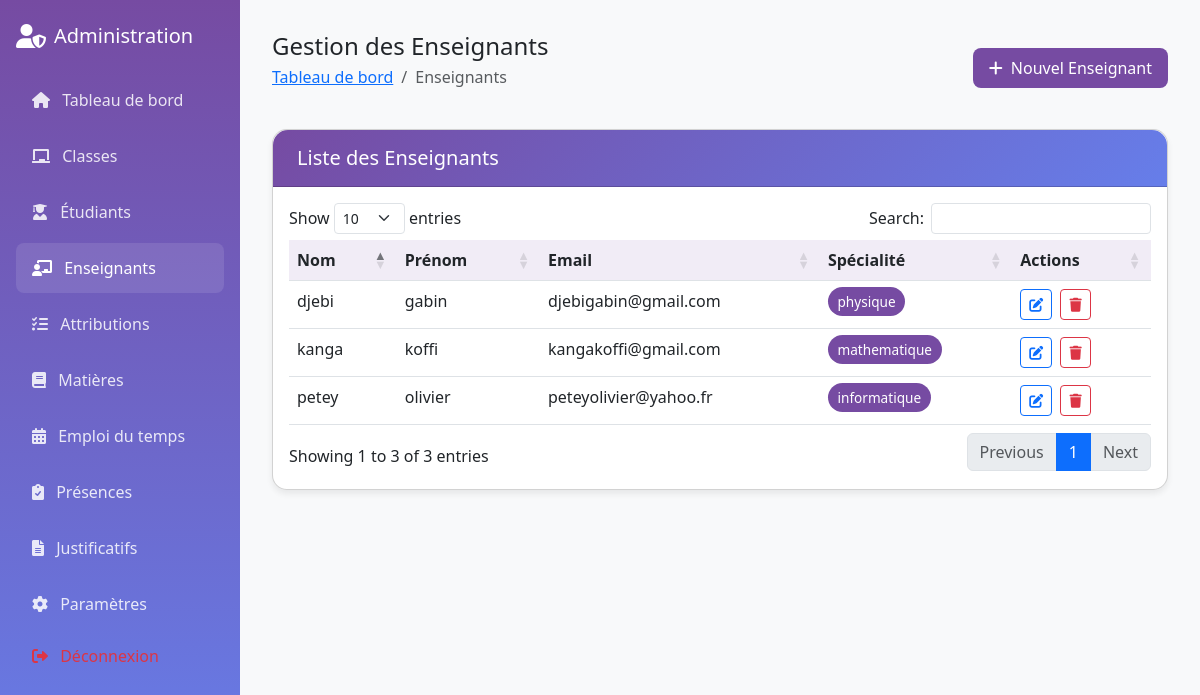
Page /admin/enseignants.php (signed in) on the committed database.
### tables this page shows
CREATE TABLE IF NOT EXISTS `users` (
  `id` int NOT NULL AUTO_INCREMENT,
  `username` varchar(50) NOT NULL,
  `password` varchar(255) NOT NULL,
  `email` varchar(100) NOT NULL,
  `role` enum('admin','enseignant','etudiant') NOT NULL,
  `nom` varchar(50) NOT NULL,
  `prenom` varchar(50) NOT NULL,
  `created_at` timestamp NULL DEFAULT CURRENT_TIMESTAMP,
  `updated_at` timestamp NULL DEFAULT CURRENT_TIMESTAMP ON UPDATE CURRENT_TIMESTAMP,
  `specialite` varchar(100) DEFAULT NULL,
  PRIMARY KEY (`id`),
  UNIQUE KEY `username` (`username`),
  UNIQUE KEY `email` (`email`)
);

### admin/enseignants.php (the view, shortened to what this page needs)
<?php
require_once('../config/db.php');
$stmt = $conn->query("
    SELECT id, username, email, nom, prenom, specialite
    FROM users
    WHERE role = 'enseignant'
    ORDER BY nom, prenom
");
$enseignants = $stmt->fetchAll(PDO::FETCH_ASSOC);
?>
<!DOCTYPE html>
<html lang="fr">
<head>
    <link href="https://cdn.jsdelivr.net/npm/bootstrap@5.3.0/dist/css/bootstrap.min.css" rel="stylesheet">
    <link href="https://cdnjs.cloudflare.com/ajax/libs/font-awesome/6.0.0/css/all.min.css" rel="stylesheet">
    <link href="https://cdn.datatables.net/1.11.5/css/dataTables.bootstrap5.min.css" rel="stylesheet">
</head>
<body>
     <div class="sidebar position-fixed" style="width: 240px;">
        <div class="p-3">
            <div class="d-flex align-items-center mb-4 mt-2">
                <i class="fas fa-user-shield fs-4 me-2"></i>
                <h5 class="mb-0">Administration</h5>
            </div>
            <nav class="nav flex-column">
                <a class="nav-link " href="dashboard.php">
                    <i class="fas fa-home me-2"></i>
                    Tableau de bord
                </a>
                <a class="nav-link" href="classes.php">
                    <i class="fas fa-chalkboard me-2"></i>
                    Classes
                </a>
                <a class="nav-link" href="etudiants.php">
                    <i class="fas fa-user-graduate me-2"></i>
                    Étudiants
                </a>
                <a class="nav-link active" href="enseignants.php">
                    <i class="fas fa-chalkboard-teacher me-2"></i>
                    Enseignants
                </a>
                <a class="nav-link" href="attributions.php">
                    <i class="fas fa-tasks me-2"></i>
                    Attributions
                </a>
                <a class="nav-link" href="matieres.php">
                    <i class="fas fa-book me-2"></i>
                    Matières
                </a>
                <a class="nav-link" href="emploi_temps.php">
                    <i class="fas fa-calendar-alt me-2"></i>
                    Emploi du temps
                </a>
                <a class="nav-link" href="presences.php">
                    <i class="fas fa-clipboard-check me-2"></i>
                    Présences
                </a>
                <a class="nav-link" href="justificatifs.php">
                    <i class="fas fa-file-alt me-2"></i>
                    Justificatifs
                </a>
                <a class="nav-link" href="parametres.php">
                    <i class="fas fa-cog me-2"></i>
                    Paramètres
                </a>
                <a class="nav-link text-danger mt-auto" href="../auth/logout.php">
                    <i class="fas fa-sign-out-alt me-2"></i>
                    Déconnexion
                </a>
            </nav>
        </div>
    </div>
    <div class="main-content">
        <div class="d-flex justify-content-between align-items-center mb-4">
            <div>
                <h4 class="mb-1">Gestion des Enseignants</h4>
                <nav aria-label="breadcrumb">
                    <ol class="breadcrumb">
                        <li class="breadcrumb-item"><a href="dashboard.php">Tableau de bord</a></li>
                        <li class="breadcrumb-item active">Enseignants</li>
                    </ol>
                </nav>
            </div>
            <button class="btn btn-custom" data-bs-toggle="modal" data-bs-target="#addEnseignantModal">
                <i class="fas fa-plus me-2"></i>Nouvel Enseignant
            </button>
        </div>
        <div class="card">
            <div class="card-header d-flex justify-content-between align-items-center">
                <h5 class="mb-0">Liste des Enseignants</h5>
            </div>
            <div class="card-body">
                <div class="table-responsive">
                    <table class="table table-hover" id="enseignantsTable">
                        <thead>
                            <tr>
                                <th>Nom</th>
                                <th>Prénom</th>
                                <th>Email</th>
                                <th>Spécialité</th>
                                <th>Actions</th>
                            </tr>
                        </thead>
                        <tbody>
                            <?php foreach ($enseignants as $enseignant): ?>
                            <tr>
                                <td><?php echo htmlspecialchars($enseignant['nom']); ?></td>
                                <td><?php echo htmlspecialchars($enseignant['prenom']); ?></td>
                                <td><?php echo htmlspecialchars($enseignant['email']); ?></td>
                                <td>
                                    <span class="specialite-badge">
                                        <?php echo htmlspecialchars($enseignant['specialite']); ?>
                                    </span>
                                </td>
                                <td>
                                    <button class="btn btn-sm btn-outline-primary me-1"
                                            onclick="editEnseignant(<?php echo htmlspecialchars(json_encode($enseignant)); ?>)">
                                        <i class="fas fa-edit"></i>
                                    </button>
                                    <button class="btn btn-sm btn-outline-danger"
                                            onclick="deleteEnseignant(<?php echo $enseignant['id']; ?>, '<?php echo htmlspecialchars($enseignant['nom'] . ' ' . $enseignant['prenom']); ?>')">
                                        <i class="fas fa-trash"></i>
                                    </button>
                                </td>
                            </tr>
                            <?php endforeach; ?>
                        </tbody>
                    </table>
                </div>
            </div>
        </div>
    </div>
</body>
</html>

### admin/enseignants.php (style rules this page uses)
:root { --primary-color: #764ba2; --secondary-color: #667eea; }
body { font-family: 'Segoe UI', Tahoma, Geneva, Verdana, sans-serif; background-color: #f8f9fa; }
.sidebar { background: linear-gradient(180deg, var(--primary-color) 0%, var(--secondary-color) 100%); min-height: 100vh; color: white; }
.sidebar .nav-link { color: rgba(255, 255, 255, 0.85); padding: 0.8rem 1rem; margin: 0.2rem 0; border-radius: 8px; transition: all 0.3s ease; }
.sidebar .nav-link:hover, .sidebar .nav-link.active { background: rgba(255, 255, 255, 0.1); color: white; }
.main-content { margin-left: 240px; padding: 2rem; }
.btn-custom { background: var(--primary-color); color: white; border: none; padding: 0.5rem 1rem; border-radius: 8px; }
.card { border-radius: 15px; box-shadow: 0 4px 6px rgba(0, 0, 0, 0.07); }
.card-header { background: linear-gradient(135deg, var(--primary-color) 0%, var(--secondary-color) 100%); color: white; border-radius: 15px 15px 0 0 !important; padding: 1rem 1.5rem; }
.table th { background-color: rgba(118, 75, 162, 0.1); }
.specialite-badge { background: var(--primary-color); color: white; padding: 0.3rem 0.6rem; border-radius: 20px; font-size: 0.85rem; }

### rows in the picture
users: nom "djebi", prenom "gabin", email "djebigabin@gmail.com", specialite "physique"
users: nom "kanga", prenom "koffi", email "kangakoffi@gmail.com", specialite "mathematique"
users: nom "petey", prenom "olivier", email "peteyolivier@yahoo.fr", specialite "informatique"
